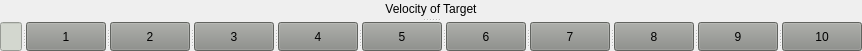
   <widget class="QSplitter" name="splitter_11">
    <property name="geometry">
     <rect>
      <x>720</x>
      <y>90</y>
      <width>321</width>
      <height>51</height>
     </rect>
    </property>
    <property name="orientation">
     <enum>Qt::Vertical</enum>
    </property>
    <widget class="QLabel" name="label_4">
     <property name="styleSheet">
      <string notr="true">color:black;</string>
     </property>
     <property name="text">
      <string>Velocity of Target</string>
     </property>
     <property name="alignment">
      <set>Qt::AlignCenter</set>
     </property>
    </widget>
    <widget class="QSplitter" name="splitter_10">
     <property name="orientation">
      <enum>Qt::Horizontal</enum>
     </property>
     <widget class="QLineEdit" name="velocity_edit">
      <property name="styleSheet">
       <string notr="true">background-color:rgb(211, 215, 207);</string>
      </property>
     </widget>
     <widget class="QPushButton" name="velocity1">
      <property name="sizePolicy">
       <sizepolicy hsizetype="Minimum" vsizetype="Minimum">
        <horstretch>0</horstretch>
        <verstretch>0</verstretch>
       </sizepolicy>
      </property>
      <property name="styleSheet">
       <string notr="true">QPushButton{
background-color:rgb(136, 138, 133);
color:black;
}</string>
      </property>
      <property name="text">
       <string>1</string>
      </property>
     </widget>
     <widget class="QPushButton" name="velocity2">
      <property name="styleSheet">
       <string notr="true">QPushButton{
background-color:rgb(136, 138, 133);
color:black;
}</string>
      </property>
      <property name="text">
       <string>2</string>
      </property>
     </widget>
     <widget class="QPushButton" name="velocity3">
      <property name="styleSheet">
       <string notr="true">QPushButton{
background-color:rgb(136, 138, 133);
color:black;
}</string>
      </property>
      <property name="text">
       <string>3</string>
      </property>
     </widget>
     <widget class="QPushButton" name="velocity4">
      <property name="styleSheet">
       <string notr="true">QPushButton{
background-color:rgb(136, 138, 133);
color:black;
}</string>
      </property>
      <property name="text">
       <string>4</string>
      </property>
     </widget>
     <widget class="QPushButton" name="velocity5">
      <property name="styleSheet">
       <string notr="true">QPushButton{
background-color:rgb(136, 138, 133);
color:black;
}</string>
      </property>
      <property name="text">
       <string>5</string>
      </property>
     </widget>
     <widget class="QPushButton" name="velocity6">
      <property name="styleSheet">
       <string notr="true">QPushButton{
background-color:rgb(136, 138, 133);
color:black;
}</string>
      </property>
      <property name="text">
       <string>6</string>
      </property>
     </widget>
     <widget class="QPushButton" name="velocity7">
      <property name="styleSheet">
       <string notr="true">QPushButton{
background-color:rgb(136, 138, 133);
color:black;
}</string>
      </property>
      <property name="text">
       <string>7</string>
      </property>
     </widget>
     <widget class="QPushButton" name="velocity8">
      <property name="styleSheet">
       <string notr="true">QPushButton{
background-color:rgb(136, 138, 133);
color:black;
}</string>
      </property>
      <property name="text">
       <string>8</string>
      </property>
     </widget>
     <widget class="QPushButton" name="velocity9">
      <property name="styleSheet">
       <string notr="true">QPushButton{
background-color:rgb(136, 138, 133);
color:black;
}</string>
      </property>
      <property name="text">
       <string>9</string>
      </property>
     </widget>
     <widget class="QPushButton" name="velocity10">
      <property name="styleSheet">
       <string notr="true">QPushButton{
background-color:rgb(136, 138, 133);
color:black;
}</string>
      </property>
      <property name="text">
       <string>10</string>
      </property>
     </widget>
    </widget>
   </widget>
